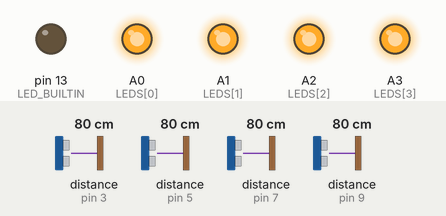
Simulated run of this sketch. Board: Arduino Uno, built with avr-gcc and run on an emulated ATmega328P. Shown: output pins drawn as LEDs (lit = HIGH). Wiring (inferred from the names in the program): 4 × ultrasonic range finder: trigger pin 2, echo pin 3 / trigger pin 4, echo pin 5 / trigger pin 6, echo pin 7 / trigger pin 8, echo pin 9. Inputs (shaded band) come from the test bench; at power-on: distance to the obstacle (sensors on pin 3, pin 5, pin 7, pin 9) 80 cm. The echo pulse lasts 58.3 µs per cm; pins used as bus, display or sensor lines are not drawn; what the sketch prints to the serial monitor is not drawn.

Above: at 1.2 s.
1.3 s: distance to the obstacle (sensor on pin 3) set to 66 cm
2.8 s: distance to the obstacle (sensor on pin 3) set to 59 cm
At 3.9 s:
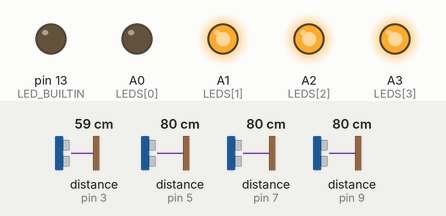
4.3 s: distance to the obstacle (sensor on pin 5) set to 66 cm
5.8 s: distance to the obstacle (sensor on pin 5) set to 59 cm
At 6.7 s:
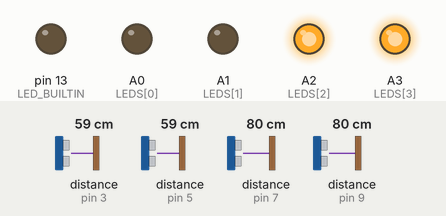
7.3 s: distance to the obstacle (sensor on pin 7) set to 67 cm
8.8 s: distance to the obstacle (sensor on pin 7) set to 58 cm
At 9.6 s:
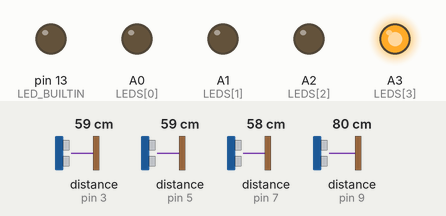
Timing chart, 0 to 11.3 s (numbered marks = the images above; inputs shaded):
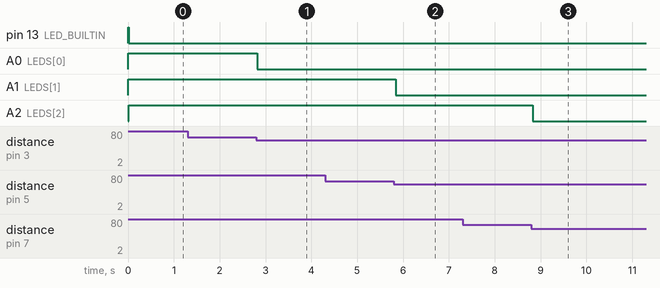

Measured:
- the behaviour switches between 63 and 62 cm on distance to the obstacle (sensor on pin 3) (found by bisection; images 0 and 1)
- the behaviour switches between 63 and 62 cm on distance to the obstacle (sensor on pin 5) (found by bisection; images 1 and 2)
- the behaviour switches between 63 and 62 cm on distance to the obstacle (sensor on pin 7) (found by bisection; images 2 and 3)
- after the input at 1.3 s, every drawn part: stays the same
- after the input at 2.8 s, A0 (LEDS[0]): HIGH → LOW at once
- after the input at 4.3 s, every drawn part: stays the same
- after the input at 5.8 s, A1 (LEDS[1]): HIGH → LOW at once
- after the input at 7.3 s, every drawn part: stays the same
- after the input at 8.8 s, A2 (LEDS[2]): HIGH → LOW at once

The sketch:

pwm.ino
```cpp
// sensor/led number constant used for all the loops.
const int N = 4;

const int TRIG[] = { 2, 4, 6, 8 };
const int ECHO[] = { 3, 5, 7, 9 };

// Uno PWM pins: 3, 5, 6, 9, 10, 11 (higher freq on 5, 6)
const int LEDS[] = { A0, A1, A2, A3 };
//const int LEDS[] = { 11, 10, 9, 6 };
//const int LEDS[] = { 13, 12, 11, 10 }; // Mega PWM pins: 2-13 (higher freq on 4, 13)

// add resistance to fluctuating measurements:
// how many consecutive 'on' or 'off' triggers required to switch?
const int CONSECUTIVE_ONOFFS[] = { 2, 2 };
// 0: be conservative with turning on again
// 1: (almost) immediately turn off after receiving under-threshold values


// LED control variables
bool ledStatus[N];
// in us or mm, so won't exceed 20.000
int distanceThresholds[N];
// add hysteresis
int readsUntilSwitch[N];

void setup() {
  // light onboard led during calibration
  pinMode(LED_BUILTIN, OUTPUT);
  digitalWrite(LED_BUILTIN, HIGH);
  Serial.begin(115200);

  for (int i = 0; i < N; i++) {
    pinMode(TRIG[i], OUTPUT);
    pinMode(ECHO[i], INPUT);
    pinMode(LEDS[i], OUTPUT);
    setLED(i, HIGH);

    while (distanceThresholds[i] <= 0) {
      distanceThresholds[i] = readDistance(i);
    }
    Serial.println(distanceThresholds[i]);
    // turn LED off when object comes 30cm closer than at initialisation
    distanceThresholds[i] = distanceThresholds[i] - 1000;
  }

  digitalWrite(LED_BUILTIN, LOW);
}

unsigned long readDistance(int i) {
  // 65k error signal takes 154ms to produce, so force '0' first
  return readDistance(i, 80000);
}

unsigned long readDistance(int i, unsigned long timeout) {
  digitalWrite(TRIG[i], HIGH);
  // at least 10us of high signal triggers 8x40khz square wave (200us)
  delayMicroseconds(12);
  digitalWrite(TRIG[i], LOW);
  // "gives up and returns 0 if no complete pulse was received within the timeout"
  // something about pulseIn() actually terminating 25ms earlier than timeout..
  return pulseIn(ECHO[i], HIGH, timeout + 20000);
}

void loop() {
  for (int i = 0; i < N; i++) {

    // make read as short as possible: response from PWM module takes
    // 8ms + 2*the distance to the object (duration of signal+echo)
    unsigned long dist = readDistance(i, 8000 + 2*distanceThresholds[i]);
    // TODO if dist == 0 (read error/interrupt), store current time for delay

    bool clearView = dist > distanceThresholds[i];
    if (ledStatus[i] == clearView) {
      readsUntilSwitch[i] = CONSECUTIVE_ONOFFS[clearView];
    } else {
      if (readsUntilSwitch[i] > 1) {
        readsUntilSwitch[i]--;
      } else {
        setLED(i, clearView);
        readsUntilSwitch[i] = CONSECUTIVE_ONOFFS[clearView];
      }
    }
  }
  // avoid Heisenbug where too quickly discarding overtakes the US-100
}

void setLED(int ledId, bool state) {
  ledStatus[ledId] = state;
  digitalWrite(LEDS[ledId], state);
//  analogWrite(LEDS[ledId], state * 127);
}
```
